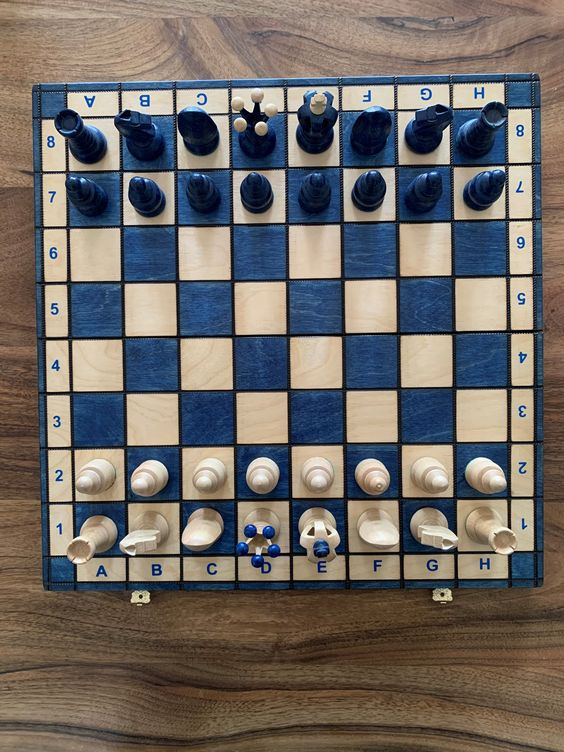
#> input picture Custom Hough Transform Implementation/input/image2.jpg, 564 x 752 px, given in place of the camera
$ python HoughTransformVideo_opencv.py
#> lines starting #> are read from the running program, lines starting #| are printed output that depends on the picture
import cv2
import numpy as np

def main():
    cap = cv2.VideoCapture(0)


    width = int(cap.get(cv2.CAP_PROP_FRAME_WIDTH))
    height = int(cap.get(cv2.CAP_PROP_FRAME_HEIGHT))
    fps = int(cap.get(cv2.CAP_PROP_FPS))

    fourcc = cv2.VideoWriter_fourcc(*'mp4v')
    out = cv2.VideoWriter('output/opencv_video_output.mp4', fourcc, fps, (width, height))

    while cap.isOpened():
        ret, frame = cap.read()
#> frame is the input picture: shape (752, 564, 3); mean B, G, R 100.8, 105.5, 111.5

        if not ret:
            break
        gray_frame = cv2.cvtColor(frame, cv2.COLOR_BGR2GRAY)
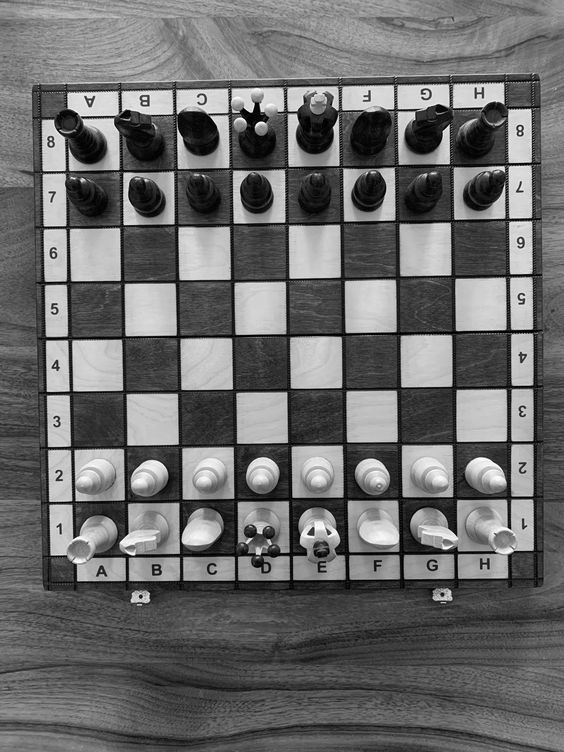
#> gray_frame: shape (752, 564); min 0, max 255, mean 106.7

        edges = cv2.Canny(gray_frame, 50, 150)
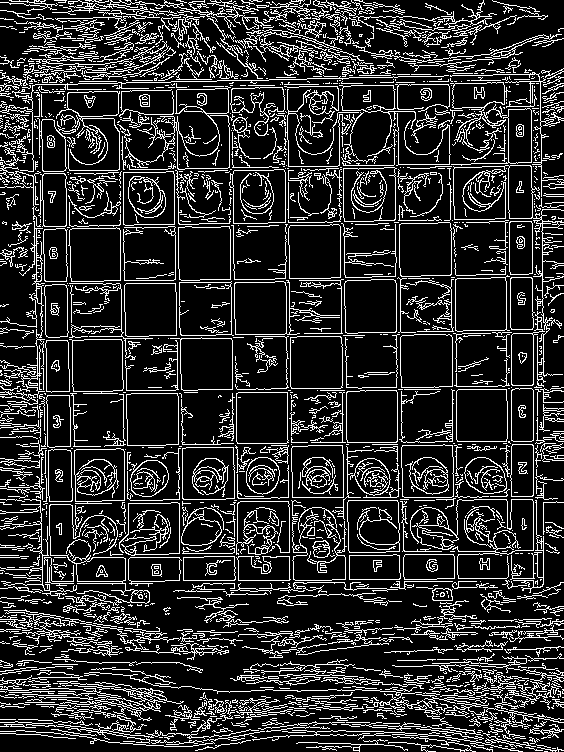
#> edges: shape (752, 564); 17.9% white in thin lines or dots

        lines = cv2.HoughLinesP(edges, rho=1, theta=np.pi/180, threshold=100, minLineLength=50, maxLineGap=30)
#> lines = 392 rows, first 6: [229, 1, 238, 503], [174, 4, 185, 597], [127, 452, 132, 743], [12, 227, 558, 217], [39, 0, 47, 446], [37, 1, 42, 305]

        if lines is not None:
            for line in lines:
                x1, y1, x2, y2 = line[0]
                cv2.line(frame, (x1, y1), (x2, y2), (0, 255, 0), 2)
#> this loop made 392 passes
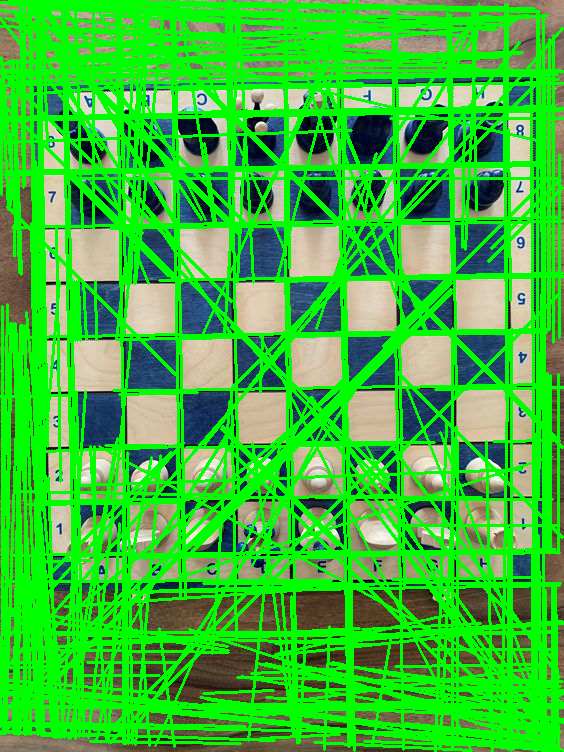
#> frame: shape (752, 564, 3); mean B, G, R 55.2, 188.3, 60.6


        out.write(frame)

        cv2.imshow('Live Video with Hough Lines', frame)

        if cv2.waitKey(1) & 0xFF == ord('q'):
#> (key q is pressed here)
            break

    cap.release()
    out.release()
    cv2.destroyAllWindows()

if __name__ == '__main__':
    main()
